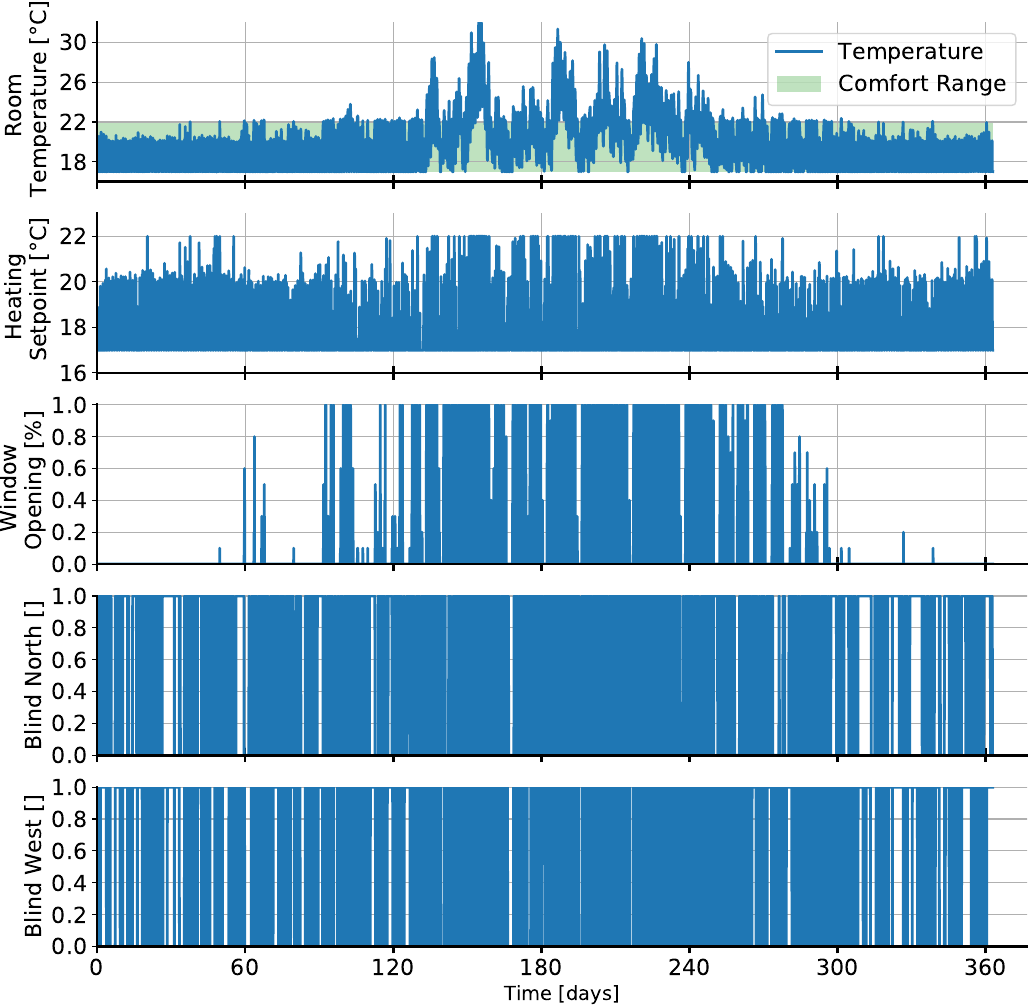

This figure's Python source:
import matplotlib.pyplot as plt
import numpy as np
import random
from pdb import set_trace as bp
import matplotlib.transforms
from matplotlib.transforms import BlendedGenericTransform
# These are the "Tableau 20" colors as RGB.
tableau20 = [(31, 119, 180), (174, 199, 232), (255, 127, 14), (255, 187, 120),
             (44, 160, 44), (152, 223, 138), (214, 39, 40), (255, 152, 150),
             (148, 103, 189), (197, 176, 213), (140, 86, 75), (196, 156, 148),
             (227, 119, 194), (247, 182, 210), (127, 127, 127), (199, 199, 199),
             (188, 189, 34), (219, 219, 141), (23, 190, 207), (158, 218, 229)]
# Scale the RGB values to the [0, 1] range, which is the format matplotlib accepts.
for i in range(len(tableau20)):
    r, g, b = tableau20[i]
    tableau20[i] = (r / 255., g / 255., b / 255.)


data = np.load('Data_ANN.npy')
states = data[:,:14]
control = data[:,14:18]
tv_p = data[:,18:30]
time = data[:,30]
heatrate = data[:,31]
unmetHours = data[:,32]



fig = plt.figure(figsize=(12, 12))



# Remove the plot frame lines. They are unnecessary chartjunk.
ax = plt.subplot(511)
ax.spines["top"].set_visible(False)
ax.spines["right"].set_visible(False)
ax.spines['left'].set_position(('data',0))
ax.spines['left'].set_linewidth(2)
ax.spines['bottom'].set_position(('data',16))
ax.spines['bottom'].set_linewidth(2)

# Ensure that the axis ticks only show up on the bottom and left of the plot.
# Ticks on the right and top of the plot are generally unnecessary chartjunk.
plt.xticks(fontsize=16)
plt.yticks(fontsize=16)



plt.plot(time, states[:,0], linestyle='-', linewidth = 2, color = tableau20[0], label = 'Temperature')
ax.fill_between(time, 17*np.ones(len(time)), 22*np.ones(len(time)), facecolor = tableau20[4], alpha = 0.3, label = 'Comfort Range')
lgnd = ax.legend(fontsize = 16)


plt.ylim([16, 32])
plt.xlim([0, time[-1]+20000])

labels = []
ind = []
for t in time:
    if t % 86400 == 0:
        ind.append(len(labels)*10)
        labels.append(str(t/60/24))
    else:
        labels.append(' ')
# ind.append(time[-1]+20000)
a = [18,22,26,30]
plt.yticks(a,tuple(a))
ax.tick_params(axis = 'x', width = 2, length = 10, direction = 'inout')
plt.ylabel('Room \n Temperature [$\degree$C]', fontsize = 16)
plt.grid(True)
plt.xticks(ind,[])
# plt.xticks([])
# ax.legend('Temperature', 'Comfort Range')




'''
Control Plots
'''
# Remove the plot frame lines. They are unnecessary chartjunk.
ax = plt.subplot(512)
ax.spines["top"].set_visible(False)
ax.spines["right"].set_visible(False)
ax.spines['left'].set_position(('data',0))
ax.spines['left'].set_linewidth(2)
ax.spines['bottom'].set_position(('data',16))
ax.spines['bottom'].set_linewidth(2)
# Ensure that the axis ticks only show up on the bottom and left of the plot.
# Ticks on the right and top of the plot are generally unnecessary chartjunk.
plt.xticks(fontsize=16)
plt.yticks(fontsize=16)

plt.ylim([16, 23])
plt.xlim([0, time[-1]+20000])

plt.plot(time, control[:,3] , linestyle='-',linewidth = 2, color = tableau20[0])

plt.xticks(ind,[])
ax.tick_params(axis = 'x', width = 2, length = 10, direction = 'inout')
plt.ylabel('Heating \n Setpoint [$\degree$C]', fontsize = 16)
plt.grid(True)


ax = plt.subplot(513)
ax.spines["top"].set_visible(False)
ax.spines["right"].set_visible(False)
ax.spines['left'].set_position(('data',0))
ax.spines['left'].set_linewidth(2)
ax.spines['bottom'].set_position(('data',0))
ax.spines['bottom'].set_linewidth(2)
# Ensure that the axis ticks only show up on the bottom and left of the plot.
# Ticks on the right and top of the plot are generally unnecessary chartjunk.
plt.xticks(fontsize=16)
plt.yticks(fontsize=16)

plt.ylim([0, 1])
plt.xlim([0, time[-1]+20000])

plt.plot(time, control[:,2] , linestyle='-',linewidth = 2, color = tableau20[0])

plt.xticks(ind,[])
ax.tick_params(axis = 'x', width = 2, length = 10, direction = 'inout')
plt.ylabel('Window \n Opening [%]', fontsize = 16)
plt.grid(True)




ax = plt.subplot(514)
ax.spines["top"].set_visible(False)
ax.spines["right"].set_visible(False)
ax.spines['left'].set_position(('data',0))
ax.spines['left'].set_linewidth(2)
ax.spines['bottom'].set_position(('data',0))
ax.spines['bottom'].set_linewidth(2)
# Ensure that the axis ticks only show up on the bottom and left of the plot.
# Ticks on the right and top of the plot are generally unnecessary chartjunk.
plt.xticks(fontsize=16)
plt.yticks(fontsize=16)

plt.ylim([0, 1])
plt.xlim([0, time[-1]+20000])

plt.plot(time, np.round(control[:,0]) , linestyle='-',linewidth = 2, color = tableau20[0])

plt.xticks(ind,[])
ax.tick_params(axis = 'x', width = 2, length = 10, direction = 'inout')
plt.ylabel('Blind North []', fontsize = 16)
plt.grid(True)



ax = plt.subplot(515)
ax.spines["top"].set_visible(False)
ax.spines["right"].set_visible(False)
ax.spines['left'].set_position(('data',0))
ax.spines['left'].set_linewidth(2)
ax.spines['bottom'].set_position(('data',0))
ax.spines['bottom'].set_linewidth(2)
# Ensure that the axis ticks only show up on the bottom and left of the plot.
# Ticks on the right and top of the plot are generally unnecessary chartjunk.
plt.xticks(fontsize=16)
plt.yticks(fontsize=16)

plt.ylim([0, 1])
plt.xlim([0, time[-1]+20000])

plt.plot(time, np.round(control[:,1]) , linestyle='-',linewidth = 2, color = tableau20[0])

plt.xticks(ind,('0','60', '120', '180', '240', '300', '360'))
ax.tick_params(axis = 'x', width = 2, length = 10, direction = 'inout')
plt.xlabel('Time [days]', fontsize= 14)
plt.ylabel('Blind West []', fontsize = 16)
plt.grid(True)







plt.savefig('CompareRoom_ANN.pdf',bbox_inches='tight', pad_inches=0)
plt.show()
